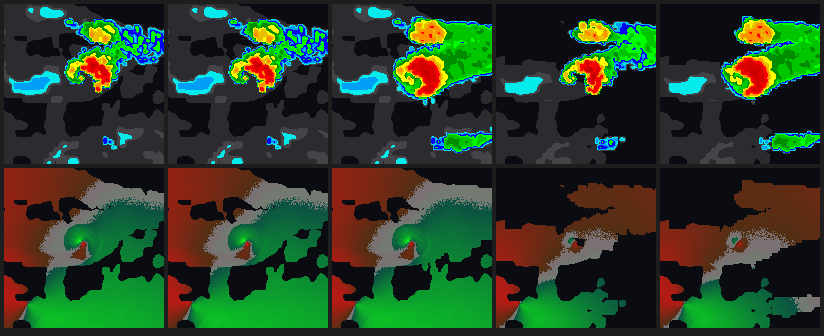
#> input picture docs/radar-compare/lab_supercell_sheet.png, 824 x 336 px
$ python side_by_side.py
#> lines starting #> are read from the running program, lines starting #| are printed output that depends on the picture
"""Side-by-side sheet: engine (main game) supercell REF/SRV previews vs the lab radar's REF/SRV
(full volume and precipLite).  py -3.12 tools/radar_compare/side_by_side.py"""
from PIL import Image, ImageDraw
import os
root = os.path.join(os.path.dirname(os.path.abspath(__file__)), "..", "..", "docs", "radar-compare")
sheet = Image.open(os.path.join(root, "lab_supercell_sheet.png")).convert("RGB")
W = sheet.width
#> W = 824
# radar_frames.py lays frames 160 px with a gap; find tiles by scanning
n = 5; gap = (W - n * 160) // (n + 1)
#> after `gap = (W - n * 160) // (n + 1)`: gap = 4
def tile(i, row):
    x = gap + i * (160 + gap); y = gap + row * (160 + gap)
    return sheet.crop((x, y, x + 160, y + 160)).resize((400, 400), Image.NEAREST)
eng_ref = Image.open(os.path.join(root, "engine", "supercell-0.5-reflectivity.png")).convert("RGB").resize((400, 400), Image.LANCZOS)
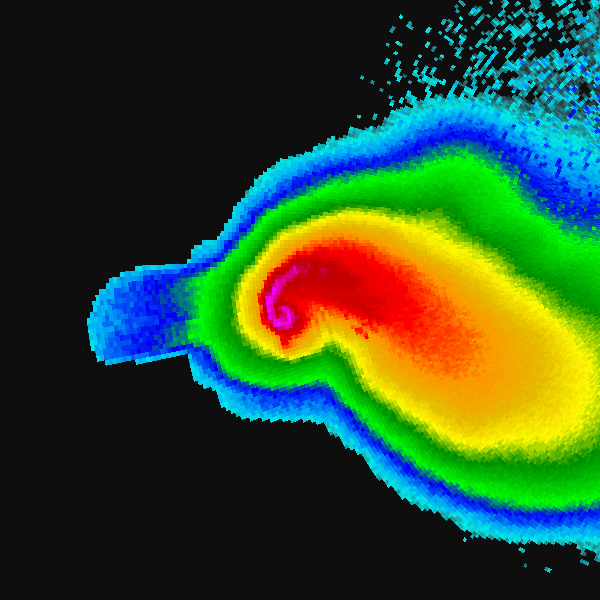
#> input picture docs/radar-compare/engine/supercell-0.5-reflectivity.png, 600 x 600 px
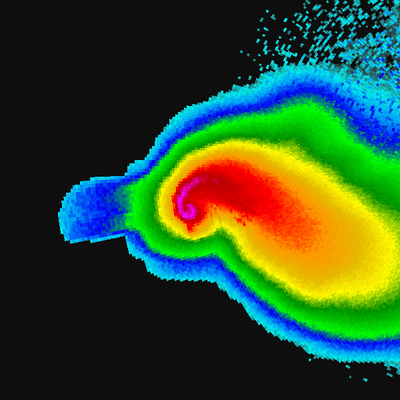
#> eng_ref: PIL image 400x400 RGB; mean R, G, B 47.7, 75.8, 44
eng_srv = Image.open(os.path.join(root, "engine", "supercell-0.5-stormRelativeVelocity.png")).convert("RGB").resize((400, 400), Image.LANCZOS)
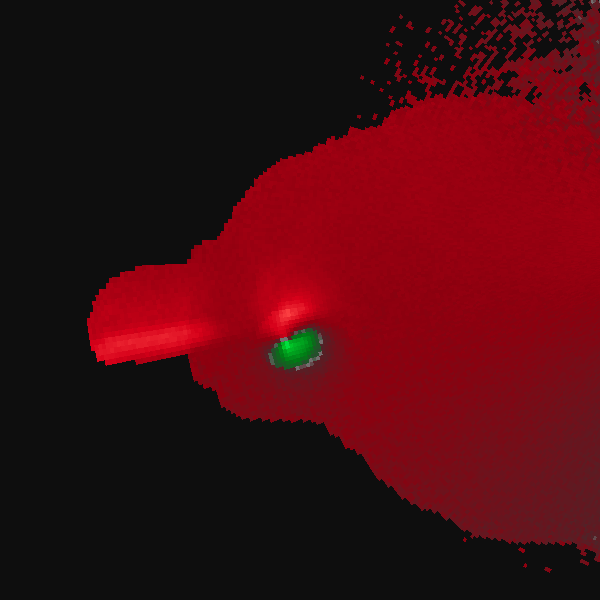
#> input picture docs/radar-compare/engine/supercell-0.5-stormRelativeVelocity.png, 600 x 600 px
cols = [("Main game (engine RadarSimulator) 80 km", eng_ref, eng_srv),
        ("Lab, full volume 60 km", tile(1, 0), tile(1, 1)),
        ("Lab, precipLite rebuild 60 km", tile(2, 0), tile(2, 1)),
        ("Lab 2.4 deg full / lite", tile(3, 0), tile(4, 0))]
#> call 4 of tile, with i = 2, row = 1
#> in tile (call 4), `return sheet.crop((x, y, x + 160, y + 160)).resize((400, 400), Image.N..`:
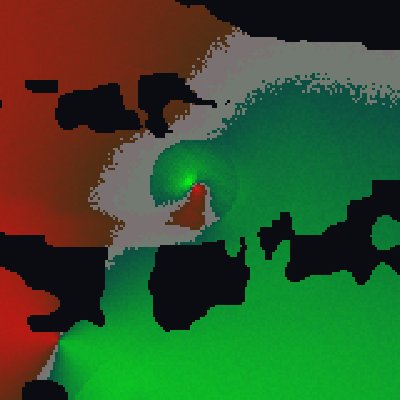
#> returned value: PIL image 400x400 RGB; mean R, G, B 51.1, 83.8, 43.5
#> in tile (call 5), `x = gap + i * (160 + gap)`: x = 496
#> in tile (call 5), `return sheet.crop((x, y, x + 160, y + 160)).resize((400, 400), Image.N..`:
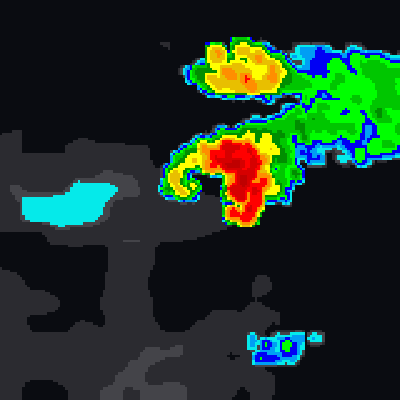
#> returned value: PIL image 400x400 RGB; mean R, G, B 30.9, 53.2, 38.3
#> in tile (call 6), `x = gap + i * (160 + gap)`: x = 660
#> in tile (call 6), `return sheet.crop((x, y, x + 160, y + 160)).resize((400, 400), Image.N..`:
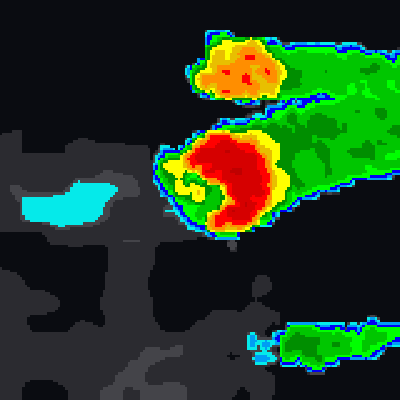
#> returned value: PIL image 400x400 RGB; mean R, G, B 34.8, 62.9, 33.8
out = Image.new("RGB", (4 * 410 + 10, 2 * 410 + 40), (20, 20, 24))
d = ImageDraw.Draw(out)
for k, (name, a, b) in enumerate(cols):
    x = 10 + k * 410
    d.text((x, 8), name, fill=(230, 230, 230))
    out.paste(a, (x, 30)); out.paste(b, (x, 440))
#> this loop made 4 passes
#> (name, x) on passes 1 to 4: ('Main game (engine RadarSimulator) 80 km', 10), ('Lab, full volume 60 km', 420), ('Lab, precipLite rebuild 60 km', 830), ('Lab 2.4 deg full / lite', 1240)
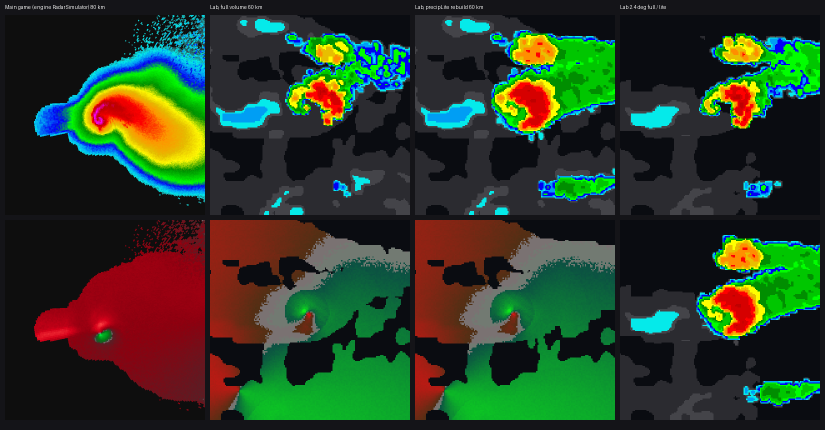
#> out: PIL image 1650x860 RGB (shown at 1/2 size); mean R, G, B 43.5, 59.5, 39
d.text((10, 30 + 395), "", fill=(255, 255, 255))
out.save(os.path.join(root, "radar_side_by_side.png"))
print("ok")
